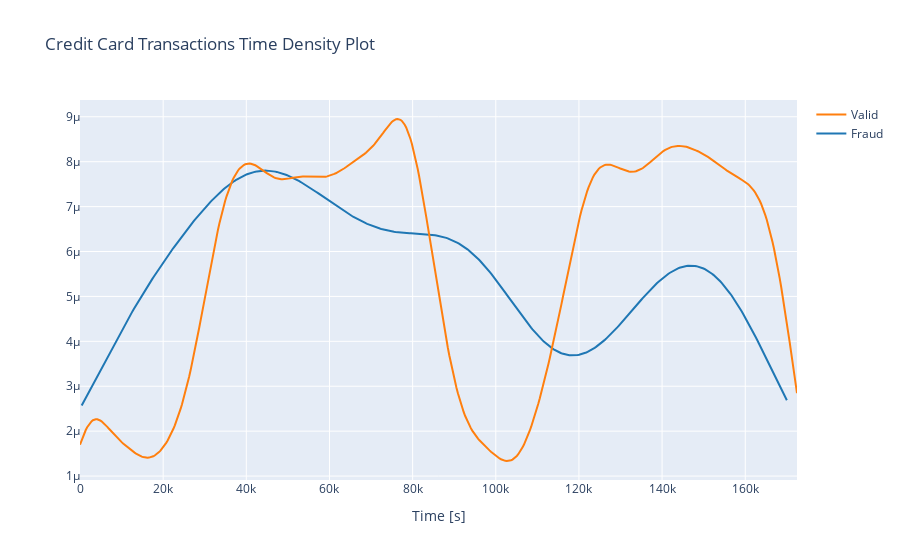

The cell this chart's notebook holds for it:
### Code cell
hist_data = [fraud, valid]
group_labels = ['Fraud', 'Valid']

fig = ff.create_distplot(hist_data, group_labels, show_hist=False, show_rug=False)
fig['layout'].update(title='Credit Card Transactions Time Density Plot', xaxis=dict(title='Time [s]'))
iplot(fig, filename='dist_only')

### Figure 1 — Plotly figure (JSON) as saved in the notebook; plotly's stock layout.template omitted (floating-point values rounded to 4 significant figures; data arrays with more than 128 entries replaced by an {"elided": "..."} marker saying what was removed)
{"data": [{"legendgroup": "Fraud", "marker": {"color": "rgb(31, 119, 180)"}, "mode": "lines", "name": "Fraud", "showlegend": true, "x": {"elided": "500 float values"}, "xaxis": "x", "y": {"elided": "500 float values"}, "yaxis": "y", "type": "scatter"}, {"legendgroup": "Valid", "marker": {"color": "rgb(255, 127, 14)"}, "mode": "lines", "name": "Valid", "showlegend": true, "x": {"elided": "500 float values"}, "xaxis": "x", "y": {"elided": "500 float values"}, "yaxis": "y", "type": "scatter"}], "layout": {"barmode": "overlay", "hovermode": "closest", "legend": {"traceorder": "reversed"}, "title": {"text": "Credit Card Transactions Time Density Plot"}, "xaxis": {"anchor": "y2", "domain": [0, 1], "title": {"text": "Time [s]"}, "zeroline": false, "type": "linear", "range": [0, 172400.0], "autorange": true}, "yaxis": {"anchor": "free", "domain": [0, 1], "position": 0, "type": "linear", "range": [9.122e-07, 9.374e-06], "autorange": true}, "autosize": true, "dragmode": "zoom"}}
